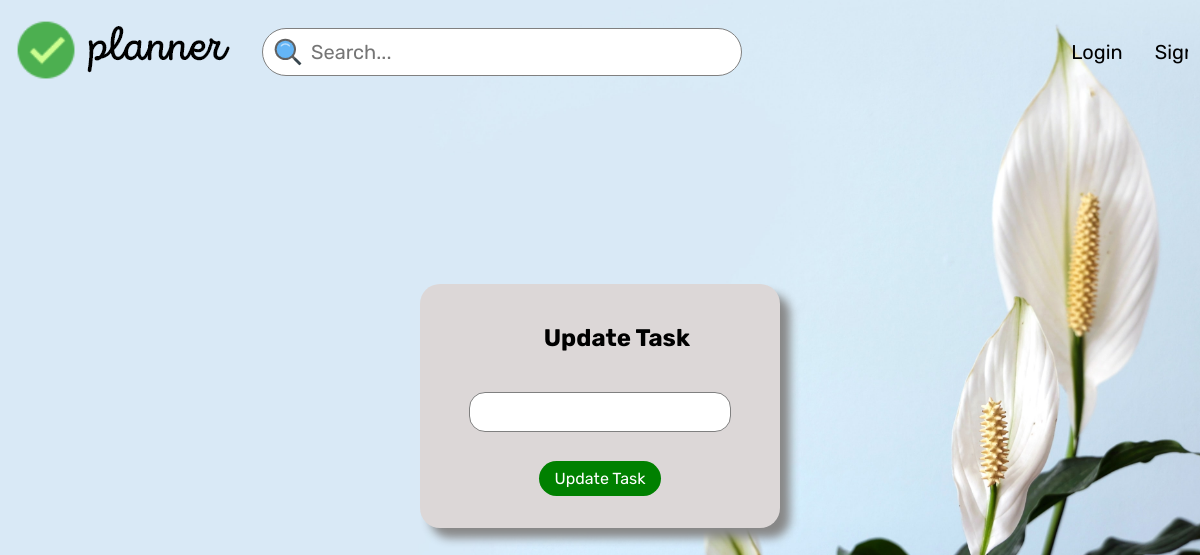
The app's page /update/inbox/10, older data.
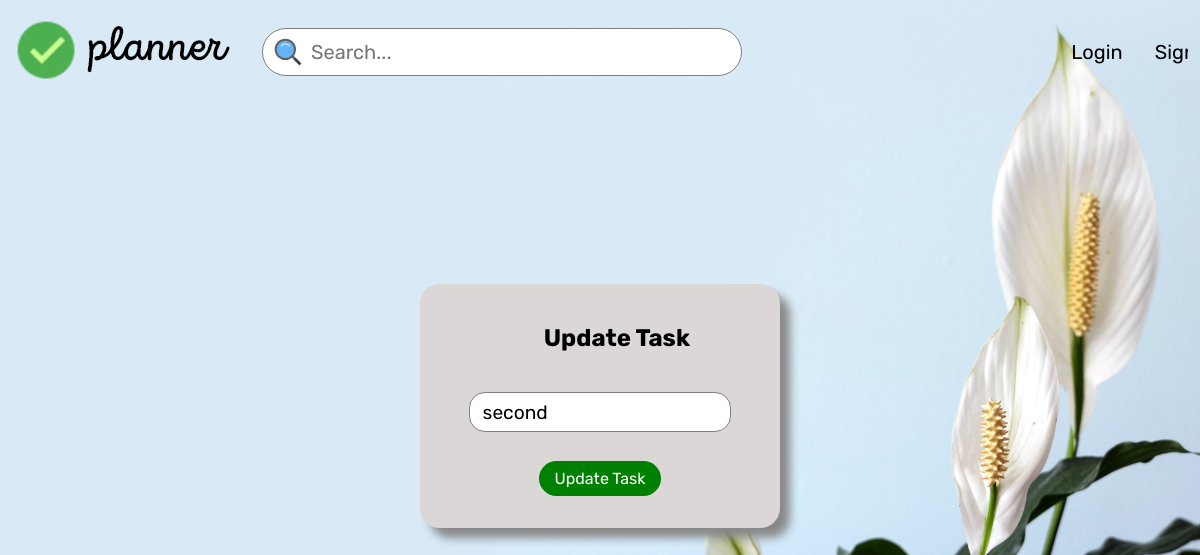
The same page, newer data.
### app/models.py (models this page shows, shortened)
class Tasks(db.Model):
    sno=db.Column(db.Integer, primary_key=True)
    title=db.Column(db.String(200), nullable=False)
    complete=db.Column(db.Boolean)
    project=db.Column(db.String(300))

### app/routes.py (the view)
@app.route('/update/<project>/<int:sno>',methods=['GET','POST'])
def updatetask(sno,project):
    if request.method=='POST':
        title=request.form['title']
        todo=Tasks.query.filter_by(sno=sno).first()
        todo.title=title
        Tasks.add_todo(todo)
        return redirect(url_for('tasks',project=project))
    else:
        todo=Tasks.query.filter_by(sno=sno).first()
        return render_template('updatetask.html',todo=todo, project=project)

### app/templates/updatetask.html (shortened to what this page needs)
{% extends 'base.html' %}
{% block stylesheet %}
    <link rel="stylesheet" href="/static/css/task.css">
{% endblock stylesheet %}
{% block content %}
    <div class="addtaskwindow" style="display: block;">
        <h2 class="modal-header">Update Task</h2>
        <div>
            <form action="/update/{{project}}/{{todo.sno}}" method="POST">
              <input type="text" name="title" id="" class="taskname-holder" value='{{todo.title}}'/>
              <br />
              <input
                type="submit"
                name=""
                id=""
                value="Update Task"
                class="taskname-submit"
              />
            </form>
          </div>
    </div>
{% endblock content %}

Row changes from the older to the newer data that the page shows:
added Tasks: title "second"
